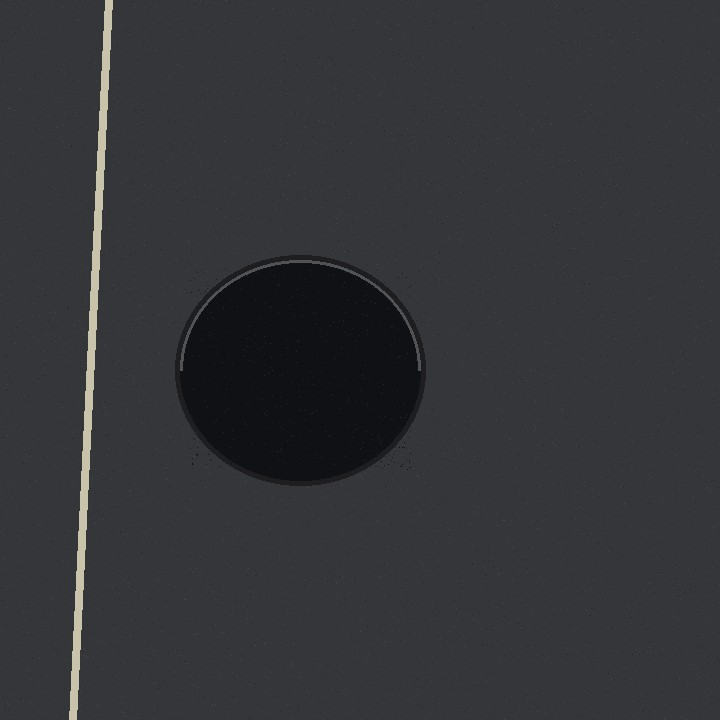
#> input picture data/samples/images/India_000045.jpg, 720 x 720 px
$ python -i preprocessing.py   (imports and definitions only)
#> lines starting #> are read from the running program, lines starting #| are printed output that depends on the picture
"""
Computer Vision Preprocessing & Postprocessing Utilities
========================================================

Handles robust image ingestion, aspect-preserving letterboxing, normalization,
and bounding-box coordinate transformations across OpenCV, PIL, and raw file inputs.
"""

import base64
import io
from pathlib import Path
from typing import Union, Tuple, Optional, Dict, Any
import numpy as np
from PIL import Image

try:
    import cv2
    HAS_CV2 = True
except ImportError:
    HAS_CV2 = False

try:
    import yaml
except ImportError:
    yaml = None

from .schemas import BoundingBox

PROJECT_ROOT = Path(__file__).resolve().parent.parent.parent
DEFAULT_CONFIG_PATH = PROJECT_ROOT / "config" / "sensor_profiles.yaml"


# [110 lines left out: functions get_preprocessing_config, _apply_clahe_numpy_pil_fallback, not called in this run]


def apply_clahe(
    img_rgb: Union[np.ndarray, str, Path, bytes, Image.Image],
    clip_limit: float = 2.0,
    tile_grid: Tuple[int, int] = (8, 8),
    force_fallback: bool = False
) -> np.ndarray:
    """
    Applies Contrast-Limited Adaptive Histogram Equalization (CLAHE) to the luminance
    channel of an RGB image while preserving chromaticity.

    Uses OpenCV CIE LAB L-channel CLAHE when cv2 is available, falling back to a
    pure NumPy/PIL YCbCr bilinear tile-grid implementation when cv2 is absent.

    Args:
        img_rgb: Input RGB image (H, W, 3) uint8 array or loadable image input.
        clip_limit: Contrast clipping threshold (default 2.0).
        tile_grid: Grid size (cols, rows) for contextual tiles (default (8, 8)).
        force_fallback: If True, forces the NumPy/PIL fallback even if cv2 is installed.

    Returns:
        Contrast-enhanced RGB uint8 NumPy array of shape (H, W, 3).
    """
#> called with clip_limit = 2, tile_grid = (8, 8), force_fallback = False
    if not isinstance(img_rgb, np.ndarray):
        arr, _ = load_image(img_rgb)
    else:
        arr = img_rgb
        if arr.ndim == 2:
            arr = np.stack([arr] * 3, axis=-1)
        elif arr.ndim == 3 and arr.shape[2] == 4:
            arr = arr[:, :, :3]
        arr = np.ascontiguousarray(arr, dtype=np.uint8)

    if arr.size == 0:
        return arr

    tx = max(1, int(tile_grid[0]))
    ty = max(1, int(tile_grid[1]))
    clip_val = max(0.1, float(clip_limit))

    if HAS_CV2 and not force_fallback:
        lab = cv2.cvtColor(arr, cv2.COLOR_RGB2LAB)
#> lab: shape (720, 720, 3); mean of channels 0, 1, 2 55.8, 129, 125.3
        l_ch, a_ch, b_ch = cv2.split(lab)
        clahe = cv2.createCLAHE(clipLimit=clip_val, tileGridSize=(tx, ty))
        l_eq = clahe.apply(l_ch)
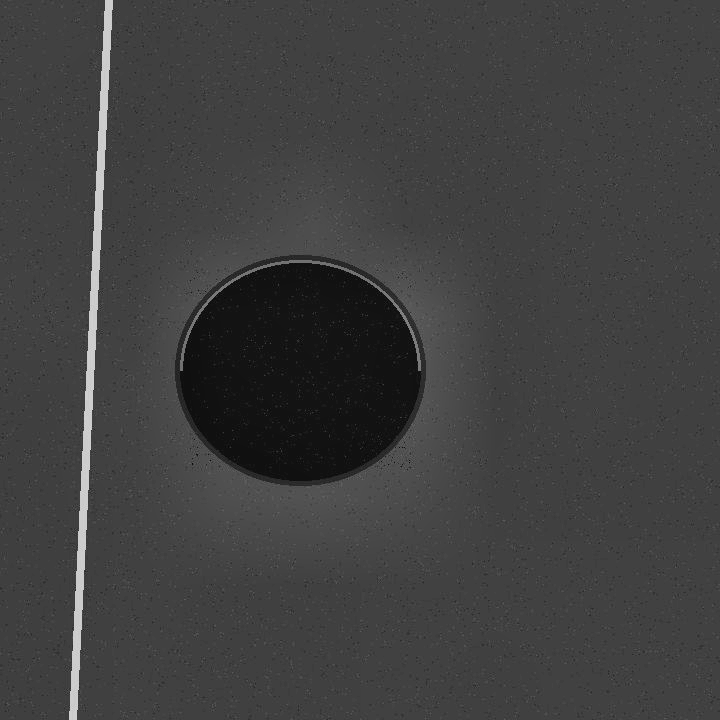
#> l_eq: shape (720, 720); min 2, max 219, mean 63.7
        lab_eq = cv2.merge((l_eq, a_ch, b_ch))
#> lab_eq: shape (720, 720, 3); mean of channels 0, 1, 2 63.7, 129, 125.3
        return cv2.cvtColor(lab_eq, cv2.COLOR_LAB2RGB)

    return _apply_clahe_numpy_pil_fallback(arr, clip_limit=clip_val, tile_grid=(tx, ty))


# [121 lines left out: functions encode_image_base64, load_image, letterbox, denormalize_box_from_letterbox, not called in this run]

>>> import cv2
>>> picture = cv2.cvtColor(cv2.imread('../../data/samples/images/India_000045.jpg'), cv2.COLOR_BGR2RGB)
>>> result = apply_clahe(picture)

$ run again, on data/samples/images/India_000155.jpg
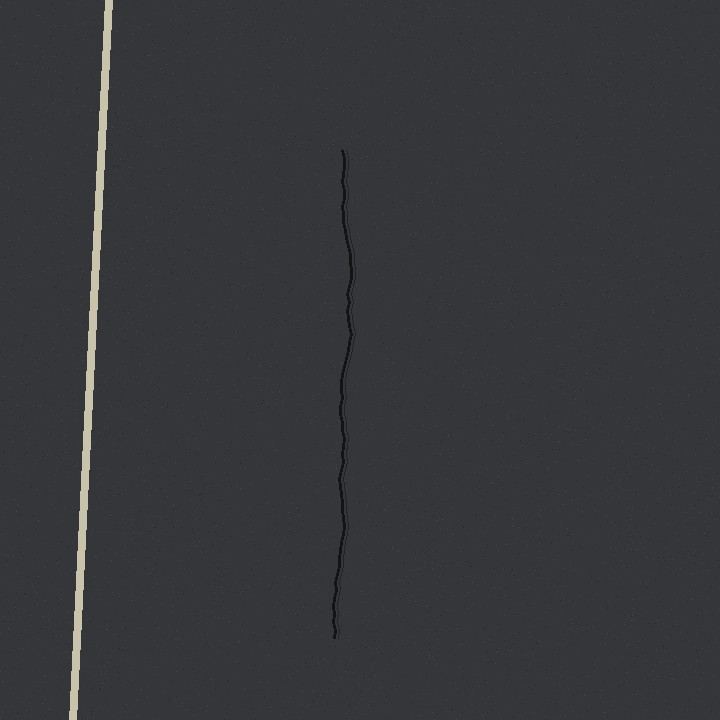
#> input picture data/samples/images/India_000155.jpg, 720 x 720 px
#> lab: shape (720, 720, 3); mean of channels 0, 1, 2 59.4, 128.9, 125.2
#> in apply_clahe, `l_eq = clahe.apply(l_ch)`:
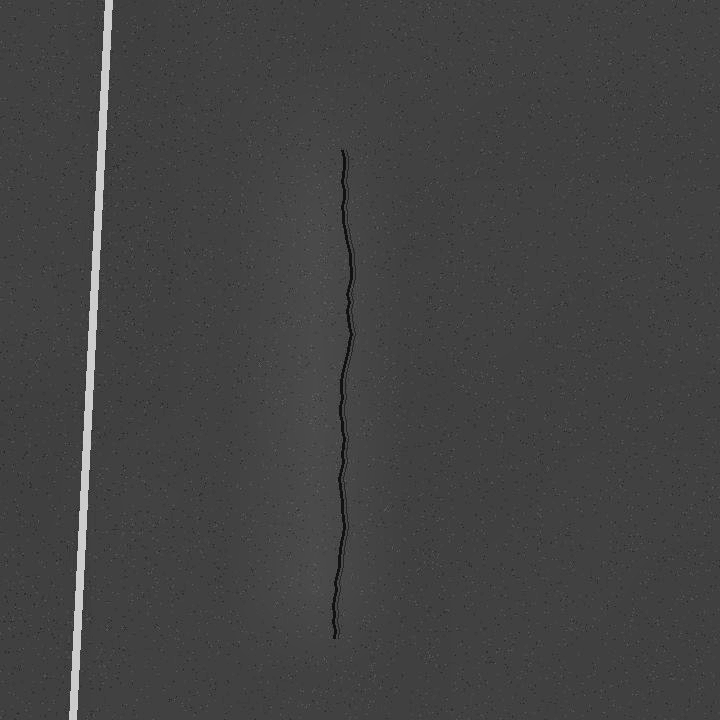
#> l_eq: shape (720, 720); min 9, max 218, mean 66.7
#> lab_eq: shape (720, 720, 3); mean of channels 0, 1, 2 66.7, 128.9, 125.2
